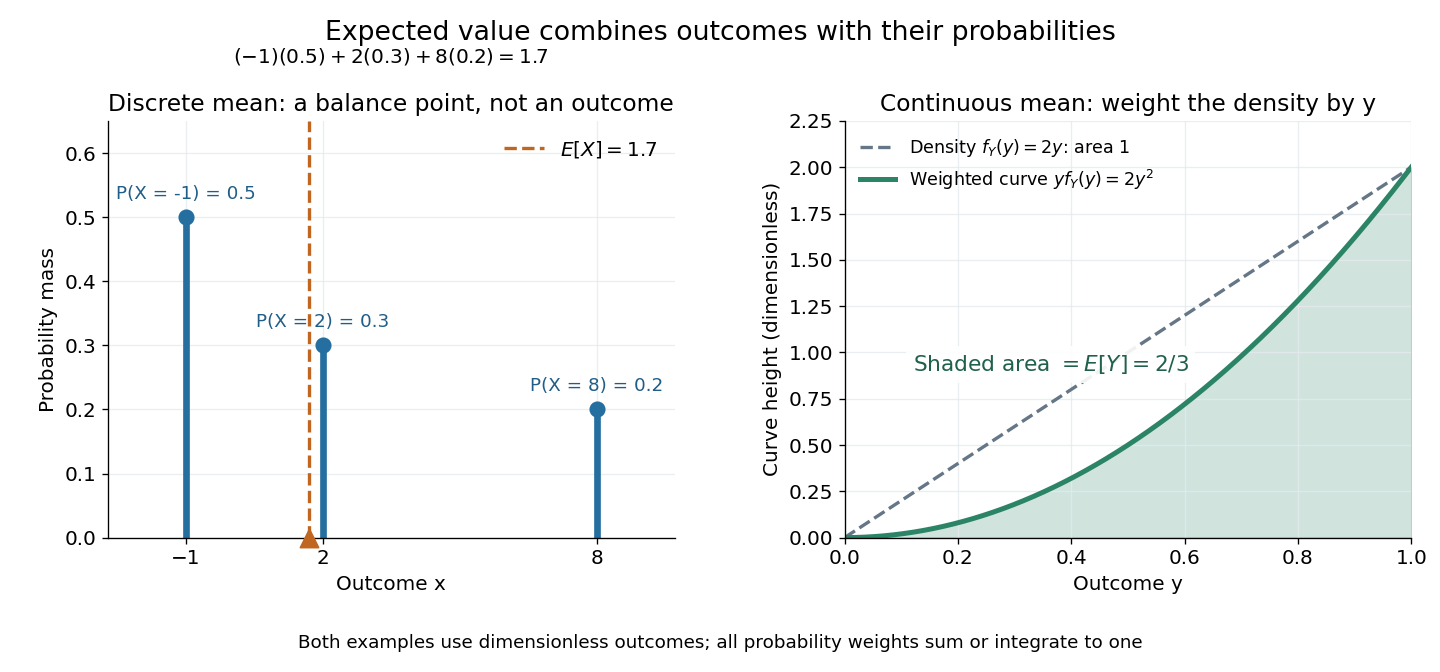

Reproduce this figure in Python.
"""Render discrete and continuous expected-value examples to cwd."""

from pathlib import Path

import matplotlib.pyplot as plt
import numpy as np


def main():
    values = np.array([-1., 2., 8.])
    probabilities = np.array([.5, .3, .2])
    mean = np.dot(values, probabilities)
    assert np.isclose(probabilities.sum(), 1)
    assert np.isclose(mean, 1.7)
    assert np.isclose(np.dot(values - mean, probabilities), 0)
    assert np.isclose(np.dot(values**2, probabilities), 14.5)
    assert np.isclose(np.dot(abs(values), probabilities), 2.7)
    assert mean not in values
    y = np.linspace(0, 1, 4001)
    density = 2*y
    integrand = y*density
    assert np.isclose(np.trapezoid(density, y), 1)
    assert np.isclose(np.trapezoid(integrand, y), 2/3, atol=1e-7)

    plt.rcParams.update({'font.size': 12, 'axes.titlesize': 14})
    fig, (discrete, continuous) = plt.subplots(
        1, 2, figsize=(12, 5.6), dpi=120, facecolor='white')
    discrete.vlines(values, 0, probabilities, color='#246ea0', lw=4)
    discrete.scatter(values, probabilities, s=75, color='#246ea0', zorder=4)
    for value, mass in zip(values, probabilities):
        discrete.text(value, mass+.028, f'P(X = {value:g}) = {mass:g}',
                      ha='center', fontsize=11, color='#205d87')
    discrete.axvline(mean, color='#c06620', linestyle='--', lw=2,
                     label=r'$E[X]=1.7$')
    discrete.scatter([mean], [0], s=120, marker='^', color='#c06620',
                     zorder=5, clip_on=False)
    discrete.text(.5, 1.14, r'$(-1)(0.5)+2(0.3)+8(0.2)=1.7$',
                  transform=discrete.transAxes, fontsize=12, ha='center')
    discrete.set(xlim=(-2.7, 9.7), ylim=(0, .65),
                 xlabel='Outcome x', ylabel='Probability mass',
                 title='Discrete mean: a balance point, not an outcome')
    discrete.set_xticks([-1, 2, 8], ['−1', '2', '8'])
    discrete.legend(loc='upper right', frameon=False)

    continuous.plot(y, density, color='#657687', lw=2, linestyle='--',
                    label=r'Density $f_Y(y)=2y$: area 1')
    continuous.plot(y, integrand, color='#2c8467', lw=3,
                    label=r'Weighted curve $y f_Y(y)=2y^2$')
    continuous.fill_between(y, 0, integrand, color='#2c8467', alpha=.22)
    continuous.text(.12, .9, r'Shaded area $=E[Y]=2/3$',
                    color='#20614c', fontsize=13,
                    bbox={'facecolor': 'white', 'edgecolor': 'none', 'alpha': .9})
    continuous.set(xlim=(0, 1), ylim=(0, 2.25), xlabel='Outcome y',
                   ylabel='Curve height (dimensionless)',
                   title='Continuous mean: weight the density by y')
    continuous.legend(loc='upper left', frameon=False, fontsize=10.5)
    for ax in (discrete, continuous):
        ax.grid(color='#e6eaed', alpha=.8)
        ax.spines[['top', 'right']].set_visible(False)
    fig.suptitle('Expected value combines outcomes with their probabilities',
                 fontsize=16, y=.97)
    fig.text(.5, .035, 'Both examples use dimensionless outcomes; all probability weights sum or integrate to one',
             ha='center', fontsize=11)
    fig.subplots_adjust(left=.075, right=.98, bottom=.20, top=.82, wspace=.30)
    fig.savefig(Path.cwd()/Path(__file__).with_suffix('.png').name,
                facecolor='white', transparent=False)
    plt.close(fig)


if __name__ == '__main__':
    main()
